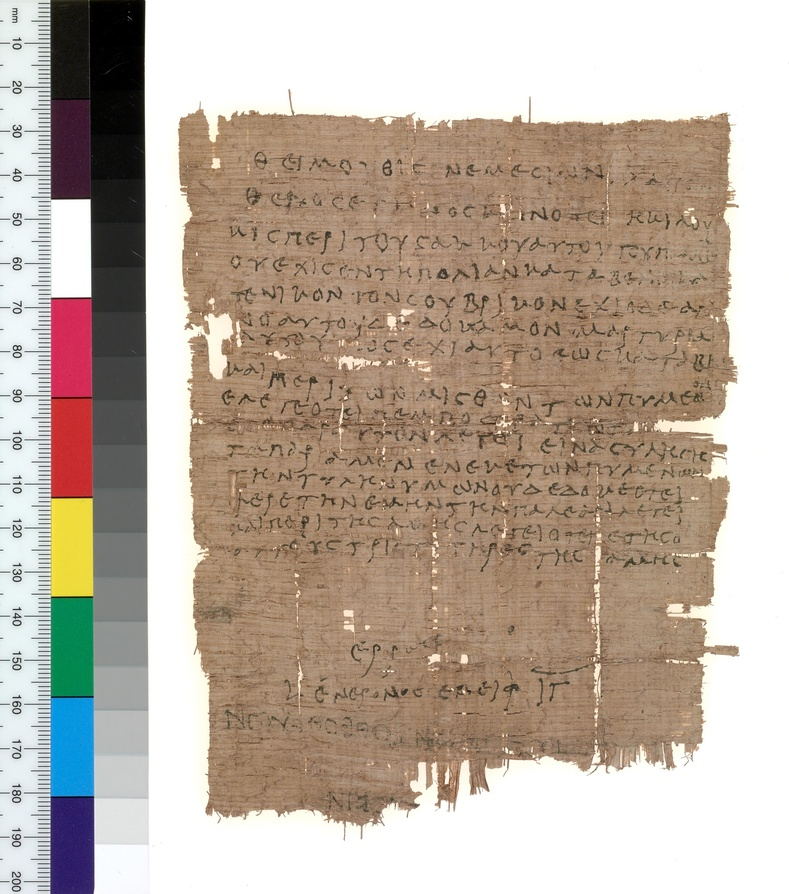
#> input picture archiv/1203_C1_11R.0.jpg, 789 x 894 px, shrunk from 4235 x 4795 before the run
$ python -i laplace.py   (imports and definitions only)
#> lines starting #> are read from the running program, lines starting #| are printed output that depends on the picture
#> further down, picture is the input picture: shape (894, 789, 3); mean B, G, R 160.3, 173.5, 187.7
import cv2 as cv
import numpy as np

def laplace(img):
    """
    @file laplace_demo.py
    @brief Sample code showing how to detect edges using the Laplace operator
    @author: cv2 tutorial https://docs.opencv.org/3.4/d5/db5/tutorial_laplace_operator.html
    """
    # [variables]
    # Declare the variables we are going to use
    ddepth = cv.CV_16S
    kernel_size = 3
    window_name = "Laplace Demo"


    # Check if image is loaded fine
    if img is None:
        print('Error opening image')
        print('Program Arguments: [image_name -- default lena.jpg]')
        return -1
    # [load]
    # [reduce_noise]
    # Remove noise by blurring with a Gaussian filter
    print(type(img))
#| <class 'numpy.ndarray'>
    src = cv.GaussianBlur(img, (3, 3), 0)
    # [reduce_noise]
    # [convert_to_gray]
    # Convert the image to grayscale
    src_gray = cv.cvtColor(src, cv.COLOR_BGR2GRAY)
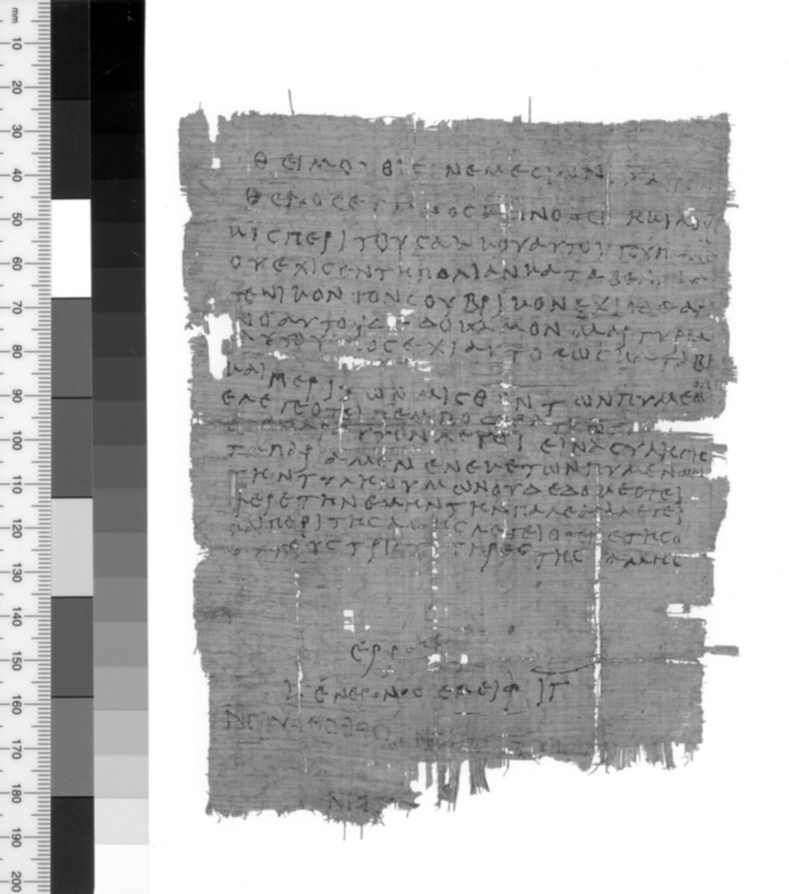
#> src_gray: shape (894, 789); min 0, max 255, mean 176.3
    # [convert_to_gray]
    # Create Window
    cv.namedWindow(window_name, cv.WINDOW_AUTOSIZE)
    # [laplacian]
    # Apply Laplace function
    dst = cv.Laplacian(src_gray, ddepth, ksize=kernel_size)
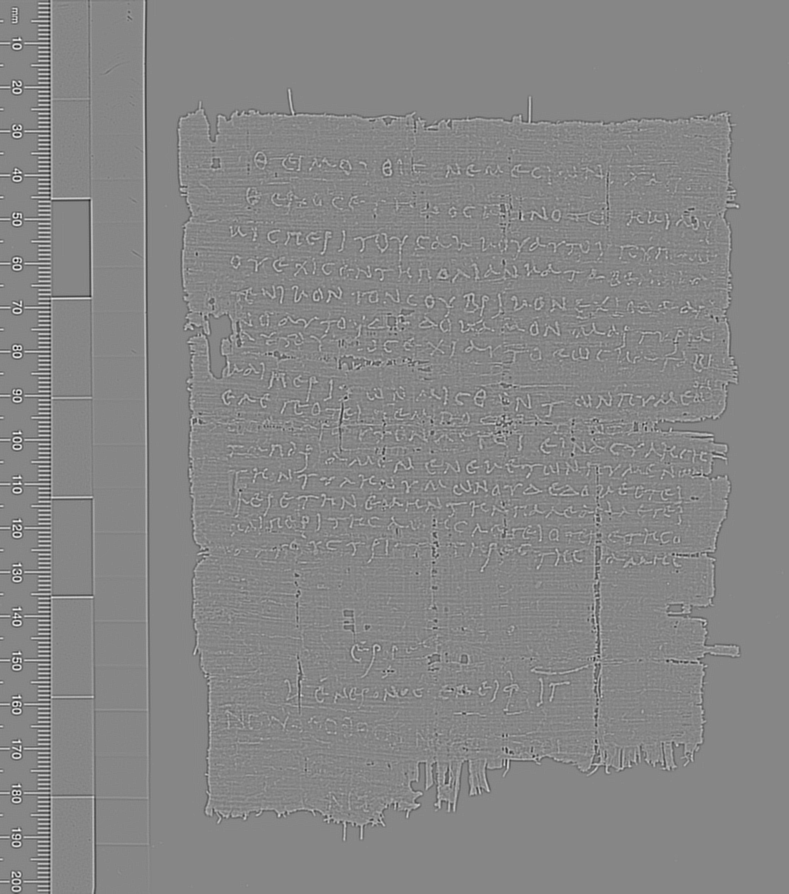
#> dst: shape (894, 789) int16; min -516, max 460, mean 0; drawn with min black and max white
    # [laplacian]
    # [convert]
    # converting back to uint8
    abs_dst = cv.convertScaleAbs(dst)
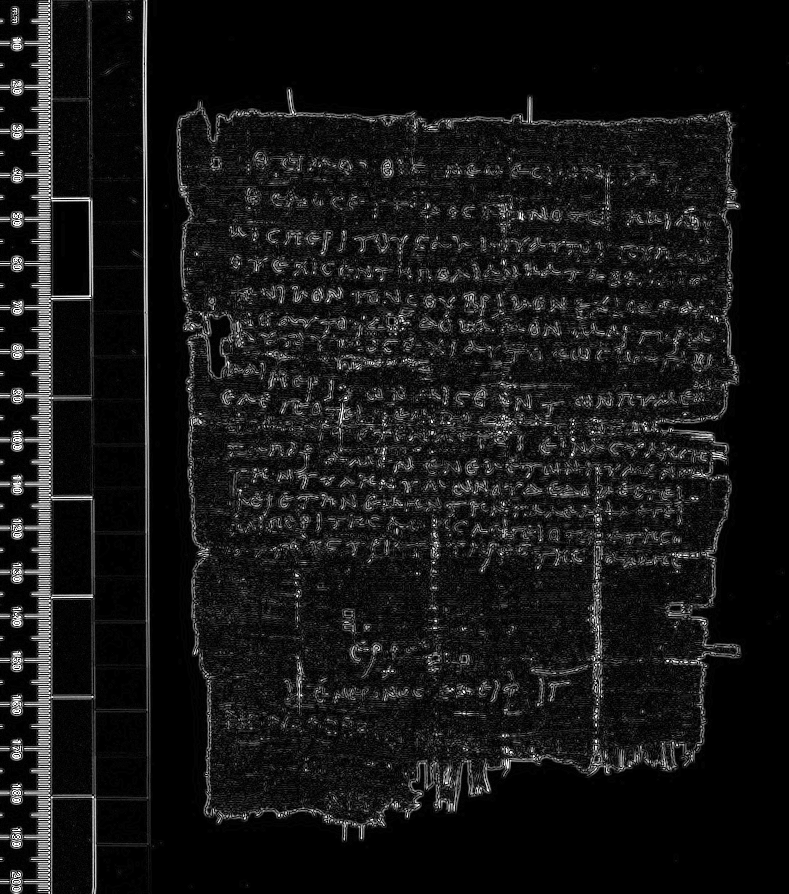
#> abs_dst: shape (894, 789); min 0, max 255, mean 22.3

    return abs_dst

>>> import cv2
>>> picture = cv2.imread('../../../archiv/1203_C1_11R.0.jpg')
>>> result = laplace(picture)
